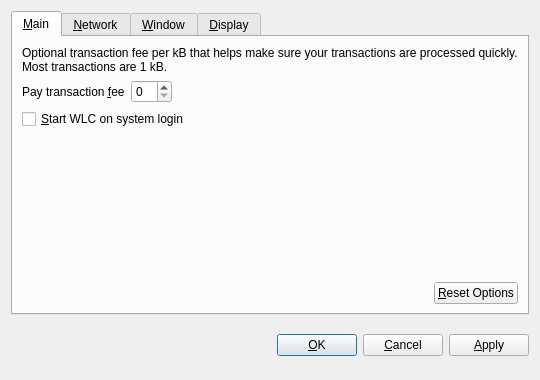
<?xml version="1.0" encoding="UTF-8"?>
<ui version="4.0">
 <class>OptionsDialog</class>
 <widget class="QDialog" name="OptionsDialog">
  <property name="geometry">
   <rect>
    <x>0</x>
    <y>0</y>
    <width>540</width>
    <height>380</height>
   </rect>
  </property>
  <property name="windowTitle">
   <string>Options</string>
  </property>
  <property name="modal">
   <bool>true</bool>
  </property>
  <layout class="QVBoxLayout" name="verticalLayout">
   <item>
    <widget class="QTabWidget" name="tabWidget">
     <property name="tabPosition">
      <enum>QTabWidget::North</enum>
     </property>
     <property name="currentIndex">
      <number>0</number>
     </property>
     <widget class="QWidget" name="tabMain">
      <attribute name="title">
       <string>&amp;Main</string>
      </attribute>
      <layout class="QVBoxLayout" name="verticalLayout_Main">
       <item>
        <widget class="QLabel" name="transactionFeeInfoLabel">
         <property name="text">
          <string>Optional transaction fee per kB that helps make sure your transactions are processed quickly. Most transactions are 1 kB.</string>
         </property>
         <property name="textFormat">
          <enum>Qt::PlainText</enum>
         </property>
         <property name="wordWrap">
          <bool>true</bool>
         </property>
        </widget>
       </item>
       <item>
        <layout class="QHBoxLayout" name="horizontalLayout_1_Main">
         <item>
          <widget class="QLabel" name="transactionFeeLabel">
           <property name="text">
            <string>Pay transaction &amp;fee</string>
           </property>
           <property name="textFormat">
            <enum>Qt::PlainText</enum>
           </property>
           <property name="buddy">
            <cstring>transactionFee</cstring>
           </property>
          </widget>
         </item>
         <item>
          <widget class="BitcoinAmountField" name="transactionFee"/>
         </item>
         <item>
          <spacer name="horizontalSpacer_1_Main">
           <property name="orientation">
            <enum>Qt::Horizontal</enum>
           </property>
           <property name="sizeHint" stdset="0">
            <size>
             <width>40</width>
             <height>20</height>
            </size>
           </property>
          </spacer>
         </item>
        </layout>
       </item>
       <item>
        <widget class="QCheckBox" name="bitcoinAtStartup">
         <property name="toolTip">
          <string>Automatically start WLC after logging in to the system.</string>
         </property>
         <property name="text">
          <string>&amp;Start WLC on system login</string>
         </property>
        </widget>
       </item>
       <item>
        <spacer name="verticalSpacer_Main">
         <property name="orientation">
          <enum>Qt::Vertical</enum>
         </property>
         <property name="sizeHint" stdset="0">
          <size>
           <width>20</width>
           <height>40</height>
          </size>
         </property>
        </spacer>
       </item>
       <item>
        <layout class="QHBoxLayout" name="horizontalLayout_2_Main">
         <item>
          <spacer name="horizontalSpacer_2_Main">
           <property name="orientation">
            <enum>Qt::Horizontal</enum>
           </property>
           <property name="sizeHint" stdset="0">
            <size>
             <width>40</width>
             <height>20</height>
            </size>
           </property>
          </spacer>
         </item>
         <item>
          <widget class="QPushButton" name="resetButton">
           <property name="toolTip">
            <string>Reset all client options to default.</string>
           </property>
           <property name="text">
            <string>&amp;Reset Options</string>
           </property>
           <property name="autoDefault">
            <bool>false</bool>
           </property>
          </widget>
         </item>
        </layout>
       </item>
      </layout>
     </widget>
     <widget class="QWidget" name="tabNetwork">
      <attribute name="title">
       <string>&amp;Network</string>
      </attribute>
      <layout class="QVBoxLayout" name="verticalLayout_Network">
       <item>
        <widget class="QCheckBox" name="mapPortUpnp">
         <property name="toolTip">
          <string>Automatically open the WLC client port on the router. This only works when your router supports UPnP and it is enabled.</string>
         </property>
         <property name="text">
          <string>Map port using &amp;UPnP</string>
         </property>
        </widget>
       </item>
       <item>
        <widget class="QCheckBox" name="connectSocks">
         <property name="toolTip">
          <string>Connect to the WLC network through a SOCKS proxy (e.g. when connecting through Tor).</string>
         </property>
         <property name="text">
          <string>&amp;Connect through SOCKS proxy:</string>
         </property>
        </widget>
       </item>
       <item>
        <layout class="QHBoxLayout" name="horizontalLayout_Network">
         <item>
          <widget class="QLabel" name="proxyIpLabel">
           <property name="text">
            <string>Proxy &amp;IP:</string>
           </property>
           <property name="textFormat">
            <enum>Qt::PlainText</enum>
           </property>
           <property name="buddy">
            <cstring>proxyIp</cstring>
           </property>
          </widget>
         </item>
         <item>
          <widget class="QValidatedLineEdit" name="proxyIp">
           <property name="maximumSize">
            <size>
             <width>140</width>
             <height>16777215</height>
            </size>
           </property>
           <property name="toolTip">
            <string>IP address of the proxy (e.g. 127.0.0.1)</string>
           </property>
          </widget>
         </item>
         <item>
          <widget class="QLabel" name="proxyPortLabel">
           <property name="text">
            <string>&amp;Port:</string>
           </property>
           <property name="textFormat">
            <enum>Qt::PlainText</enum>
           </property>
           <property name="buddy">
            <cstring>proxyPort</cstring>
           </property>
          </widget>
         </item>
         <item>
          <widget class="QLineEdit" name="proxyPort">
           <property name="maximumSize">
            <size>
             <width>55</width>
             <height>16777215</height>
            </size>
           </property>
           <property name="toolTip">
            <string>Port of the proxy (e.g. 9050)</string>
           </property>
          </widget>
         </item>
         <item>
          <widget class="QLabel" name="socksVersionLabel">
           <property name="text">
            <string>SOCKS &amp;Version:</string>
           </property>
           <property name="textFormat">
            <enum>Qt::PlainText</enum>
           </property>
           <property name="buddy">
            <cstring>socksVersion</cstring>
           </property>
          </widget>
         </item>
         <item>
          <widget class="QValueComboBox" name="socksVersion">
           <property name="toolTip">
            <string>SOCKS version of the proxy (e.g. 5)</string>
           </property>
          </widget>
         </item>
         <item>
          <spacer name="horizontalSpacer_Network">
           <property name="orientation">
            <enum>Qt::Horizontal</enum>
           </property>
           <property name="sizeHint" stdset="0">
            <size>
             <width>40</width>
             <height>20</height>
            </size>
           </property>
          </spacer>
         </item>
        </layout>
       </item>
       <item>
        <spacer name="verticalSpacer_Network">
         <property name="orientation">
          <enum>Qt::Vertical</enum>
         </property>
         <property name="sizeHint" stdset="0">
          <size>
           <width>20</width>
           <height>40</height>
          </size>
         </property>
        </spacer>
       </item>
      </layout>
     </widget>
     <widget class="QWidget" name="tabWindow">
      <attribute name="title">
       <string>&amp;Window</string>
      </attribute>
      <layout class="QVBoxLayout" name="verticalLayout_Window">
       <item>
        <widget class="QCheckBox" name="minimizeToTray">
         <property name="toolTip">
          <string>Show only a tray icon after minimizing the window.</string>
         </property>
         <property name="text">
          <string>&amp;Minimize to the tray instead of the taskbar</string>
         </property>
        </widget>
       </item>
       <item>
        <widget class="QCheckBox" name="minimizeOnClose">
         <property name="toolTip">
          <string>Minimize instead of exit the application when the window is closed. When this option is enabled, the application will be closed only after selecting Quit in the menu.</string>
         </property>
         <property name="text">
          <string>M&amp;inimize on close</string>
         </property>
        </widget>
       </item>
       <item>
        <spacer name="verticalSpacer_Window">
         <property name="orientation">
          <enum>Qt::Vertical</enum>
         </property>
         <property name="sizeHint" stdset="0">
          <size>
           <width>20</width>
           <height>40</height>
          </size>
         </property>
        </spacer>
       </item>
      </layout>
     </widget>
     <widget class="QWidget" name="tabDisplay">
      <attribute name="title">
       <string>&amp;Display</string>
      </attribute>
      <layout class="QVBoxLayout" name="verticalLayout_Display">
       <item>
        <layout class="QHBoxLayout" name="horizontalLayout_1_Display">
         <item>
          <widget class="QLabel" name="langLabel">
           <property name="text">
            <string>User Interface &amp;language:</string>
           </property>
           <property name="textFormat">
            <enum>Qt::PlainText</enum>
           </property>
           <property name="buddy">
            <cstring>lang</cstring>
           </property>
          </widget>
         </item>
         <item>
          <widget class="QValueComboBox" name="lang">
           <property name="toolTip">
            <string>The user interface language can be set here. This setting will take effect after restarting WLC.</string>
           </property>
          </widget>
         </item>
        </layout>
       </item>
       <item>
        <layout class="QHBoxLayout" name="horizontalLayout_2_Display">
         <item>
          <widget class="QLabel" name="unitLabel">
           <property name="text">
            <string>&amp;Unit to show amounts in:</string>
           </property>
           <property name="textFormat">
            <enum>Qt::PlainText</enum>
           </property>
           <property name="buddy">
            <cstring>unit</cstring>
           </property>
          </widget>
         </item>
         <item>
          <widget class="QValueComboBox" name="unit">
           <property name="toolTip">
            <string>Choose the default subdivision unit to show in the interface and when sending coins.</string>
           </property>
          </widget>
         </item>
        </layout>
       </item>
       <item>
        <widget class="QCheckBox" name="displayAddresses">
         <property name="toolTip">
          <string>Whether to show WLC addresses in the transaction list or not.</string>
         </property>
         <property name="text">
          <string>&amp;Display addresses in transaction list</string>
         </property>
        </widget>
       </item>
       <item>
        <widget class="QCheckBox" name="coinControlFeatures">
         <property name="toolTip">
          <string>Whether to show coin control features or not.</string>
         </property>
         <property name="text">
          <string>Display coin &amp;control features (experts only!)</string>
         </property>
        </widget>
       </item>
       <item>
        <spacer name="verticalSpacer_Display">
         <property name="orientation">
          <enum>Qt::Vertical</enum>
         </property>
         <property name="sizeHint" stdset="0">
          <size>
           <width>20</width>
           <height>40</height>
          </size>
         </property>
        </spacer>
       </item>
      </layout>
     </widget>
    </widget>
   </item>
   <item>
    <layout class="QHBoxLayout" name="horizontalLayout_Buttons">
     <item>
      <spacer name="horizontalSpacer_1">
       <property name="orientation">
        <enum>Qt::Horizontal</enum>
       </property>
       <property name="sizeHint" stdset="0">
        <size>
         <width>40</width>
         <height>48</height>
        </size>
       </property>
      </spacer>
     </item>
     <item>
      <widget class="QLabel" name="statusLabel">
       <property name="font">
        <font>
         <weight>75</weight>
         <bold>true</bold>
        </font>
       </property>
       <property name="text">
        <string/>
       </property>
       <property name="textFormat">
        <enum>Qt::PlainText</enum>
       </property>
       <property name="wordWrap">
        <bool>true</bool>
       </property>
      </widget>
     </item>
     <item>
      <spacer name="horizontalSpacer_2">
       <property name="orientation">
        <enum>Qt::Horizontal</enum>
       </property>
       <property name="sizeHint" stdset="0">
        <size>
         <width>40</width>
         <height>48</height>
        </size>
       </property>
      </spacer>
     </item>
     <item>
      <widget class="QPushButton" name="okButton">
       <property name="text">
        <string>&amp;OK</string>
       </property>
      </widget>
     </item>
     <item>
      <widget class="QPushButton" name="cancelButton">
       <property name="text">
        <string>&amp;Cancel</string>
       </property>
       <property name="autoDefault">
        <bool>false</bool>
       </property>
      </widget>
     </item>
     <item>
      <widget class="QPushButton" name="applyButton">
       <property name="text">
        <string>&amp;Apply</string>
       </property>
       <property name="autoDefault">
        <bool>false</bool>
       </property>
      </widget>
     </item>
    </layout>
   </item>
  </layout>
 </widget>
 <customwidgets>
  <customwidget>
   <class>BitcoinAmountField</class>
   <extends>QSpinBox</extends>
   <header>bitcoinamountfield.h</header>
  </customwidget>
  <customwidget>
   <class>QValueComboBox</class>
   <extends>QComboBox</extends>
   <header>qvaluecombobox.h</header>
  </customwidget>
  <customwidget>
   <class>QValidatedLineEdit</class>
   <extends>QLineEdit</extends>
   <header>qvalidatedlineedit.h</header>
  </customwidget>
 </customwidgets>
 <resources/>
 <connections/>
</ui>
